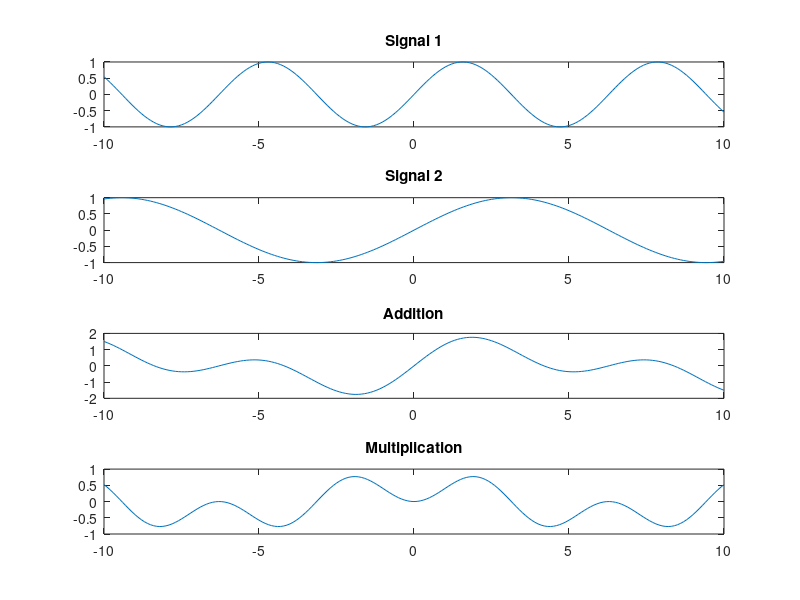
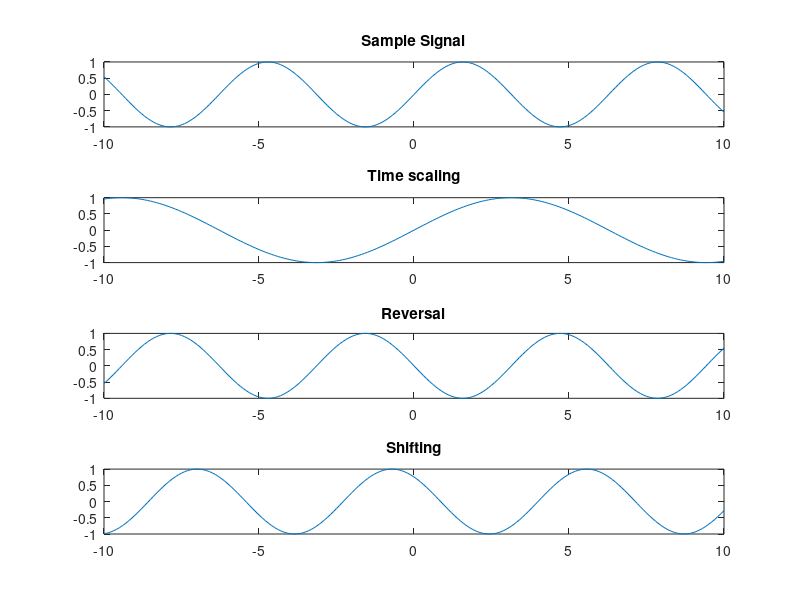
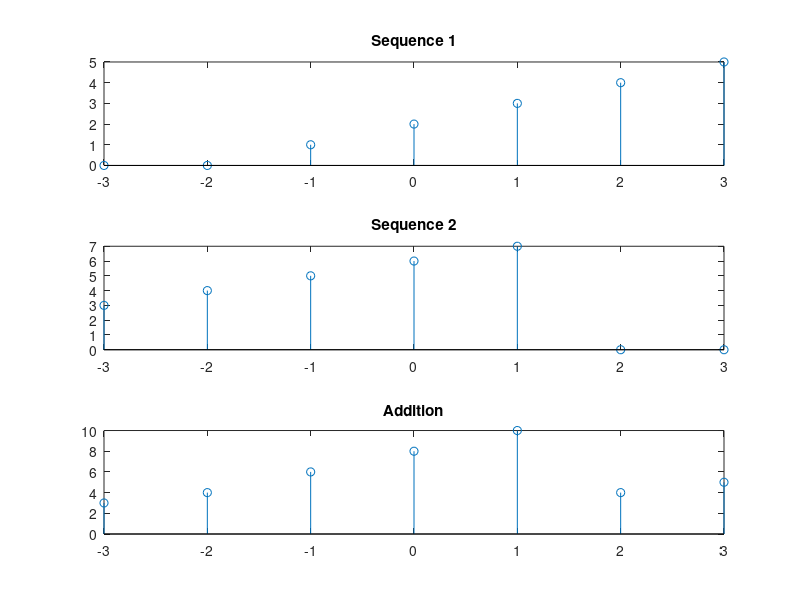
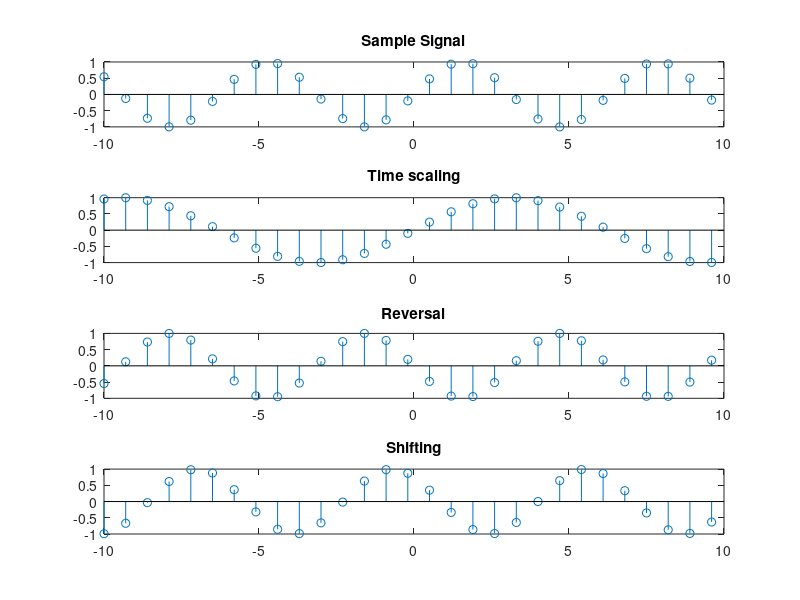

MATLAB code to generate these figures, in order:
%% Experiment no.4

%{
     Name: Smit Shah
     PRN:- 17070123090
     Batch:- EB-2
%}

clc
clear all
close all

%% Q1(1) Additon and multiplication of two different sine signals

t = -10:0.1:10;
y1 = sin(t);
figure('Name','Addition and Multiplication')
subplot(4,1,1)
plot(t,y1)
title('Signal 1')
t2 = t/2;
y2 = sin(t2);
subplot(4,1,2)
plot(t,y2)
title('Signal 2')
y3 = y1 + y2;
subplot(4,1,3)
plot(t,y3)
title('Addition')
y4 = y1.*y2;
subplot(4,1,4)
plot(t,y4)
title('Multiplication')

%% Q1(2) Time scaling, reversal and shifting of a sine wave

t3 = -10:0.1:10;
y5 = sin(t3);
figure('Name','Time scaling, reversal and shifting')
subplot(4,1,1)
plot(t3,y5)
title('Sample Signal')
y6 = sin(t3/2);
subplot(4,1,2)
plot(t3,y6)
title('Time scaling')
y7 = -y5;
subplot(4,1,3)
plot(t3,y7)
title('Reversal')
y8 = sin(t3-4);
subplot(4,1,4)
plot(t3,y8)
title('Shifting')

%% Q1(3) Add 2 different sequences

x1 = [0, 0, 1, 2, 3, 4, 5];
x2 = [3, 4, 5, 6, 7, 0, 0];
t4 = -3:3;
figure('Name','Addition of sequences')
subplot(3,1,1)
stem(t4,x1)
title('Sequence 1')
subplot(3,1,2)
stem(t4,x2)
title('Sequence 2')
t5 = -3:3;
x3 = x1+x2;
subplot(3,1,3)
stem(t5,x3)
title('Addition')
%% Q1(4) Perform 2nd task in discrete time

t6 = -10:0.7:10;
y9 = sin(t6);
figure('Name','Discrete time operation')
subplot(4,1,1)
stem(t6,y9)
title('Sample Signal')
y10 = sin(t6/2);
subplot(4,1,2)
stem(t6,y10)
title('Time scaling')
y11 = -y9;
subplot(4,1,3)
stem(t6,y11)
title('Reversal')
y12 = sin(t6-4);
subplot(4,1,4)
stem(t6,y12)
title('Shifting')

%% Q1(5) Even and Odd components
t7 = -5:5;
u = [0,0,0,0,0,1,1,1,1,1,1];
d = [1,1,1,1,1,1,0,0,0,0,0];
figure('Name','Even and Odd Sequence')
subplot(4,1,1)
stem(t7,u)
subplot(4,1,2)
stem(t7,d)
xe = (u+d)/2;
xo = (u-d)/2;
subplot(4,1,3)
stem(t7,xe)
subplot(4,1,4)
stem(t7,xo)

%% Q2(1) Plot x(t) = u(t)-u(t-4)

t8=-10:0.0001:10;
u1=1.*(t8>=0);
figure('Name','x(t)')
subplot(3,1,1)
plot(t8,u1)
axis([-15 15 -2 2])
title('u(t)')
u2=1.*(t8>=4);
subplot(3,1,2)
plot(t8,u2);
axis([-15 15 -2 2])
title('u(t-4)')
u3=u1-u2;
subplot(3,1,3)
plot(t8,u3);
axis([-15 15 -2 2])
title('x(t)')

%% Q2(2) Fold x(t)

figure('Name','x(-t)')
plot(-t8,u3)
axis([-15 15 -2 2])
title('x(-t)')

%% Q2(3) Differentiate x(t)

figure('Name',"x'(t)")
y13=diff(1.5.*u3);
plot(t8(:,1:length(y13)),y13);
axis([-15 15 -2 2])
title("x'(t)")

%% Q2(4) Integrate x(t)

figure('Name','int x(t)')
y14=cumsum(u3);
plot(t8,y14);
title('int x(t)')

%% Q2(5) Plot a sine wave y(t) and multiply it with x(t)

figure('Name','x2(t)')
f=0.250;
x4=2*sin(2*pi*f*t8);
subplot(2,1,1)
plot(t8,x4)
axis([-15 15 -2 2])
title('y(t)')
y15=u3.*x4;
subplot(2,1,2)
plot(t8,y15)
axis([-15 15 -2 2])
title('x2(t)')

%% Q2(6) Compress the signal x(t) by a factor of 2

figure('Name','x(t)/2')
y16=1.*(2*t8>=0)-1.*(2*t8>=4);
plot(t8,y16)
axis([-15 15 -2 2])
title('x(t)/2')

%% Q2(7) Expand the signal x(t) by a factor of 1.5

figure('Name','x(t)*1.5')
y17=1.*(1.5*t8>=0)-1.*(1.5*t8>=4);
plot(t8,y17)
axis([-15 15 -2 2])
title('x(t)*1.5')

%% Q2(8) Divide the signal y(t) by the compressed signal

figure('Name','x3(t)')
y18=x4./y16;
plot(t8,y18)
axis([-15 15 -2 2])
title('x3(t)')
